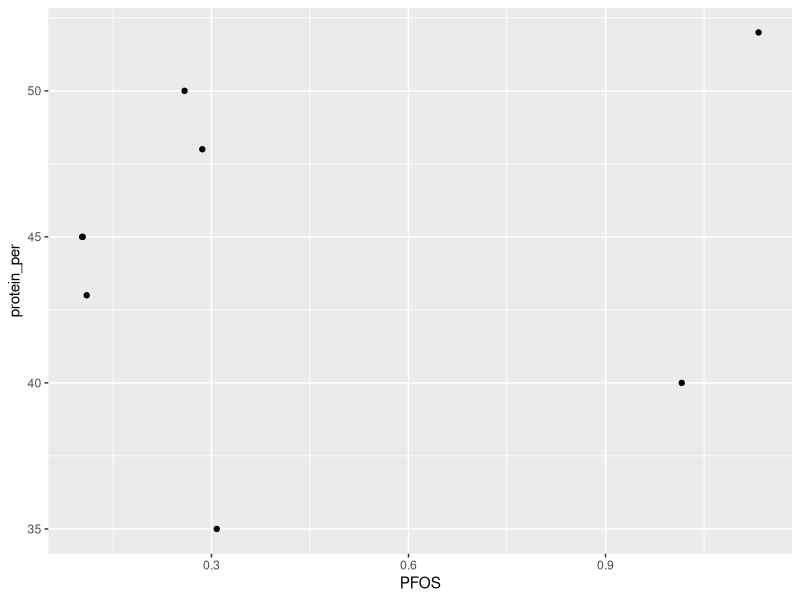
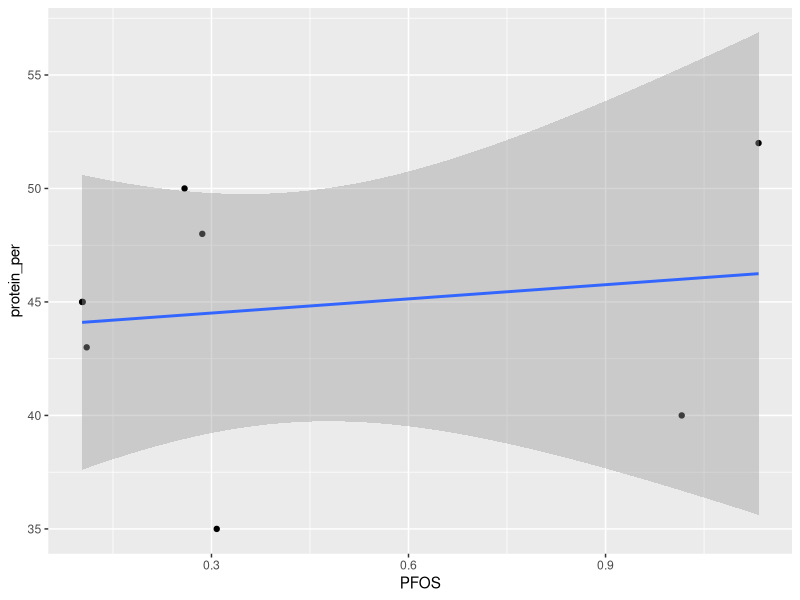
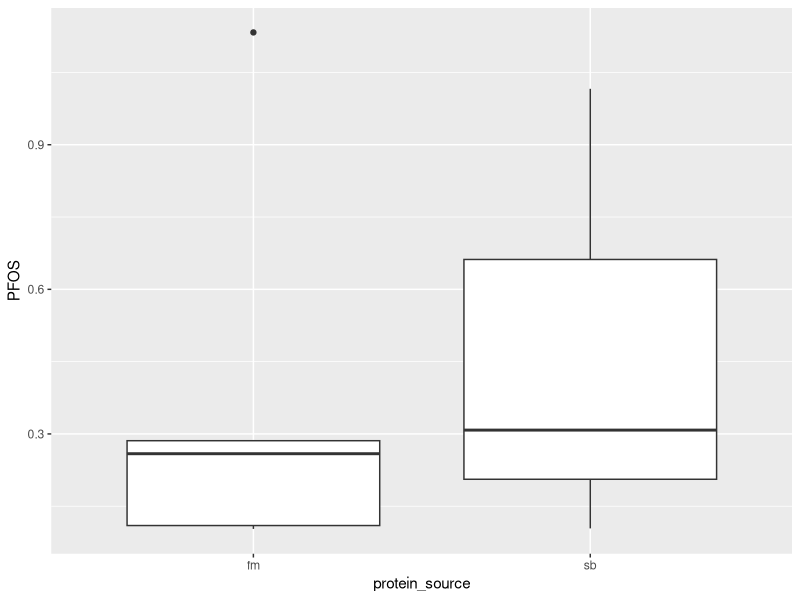
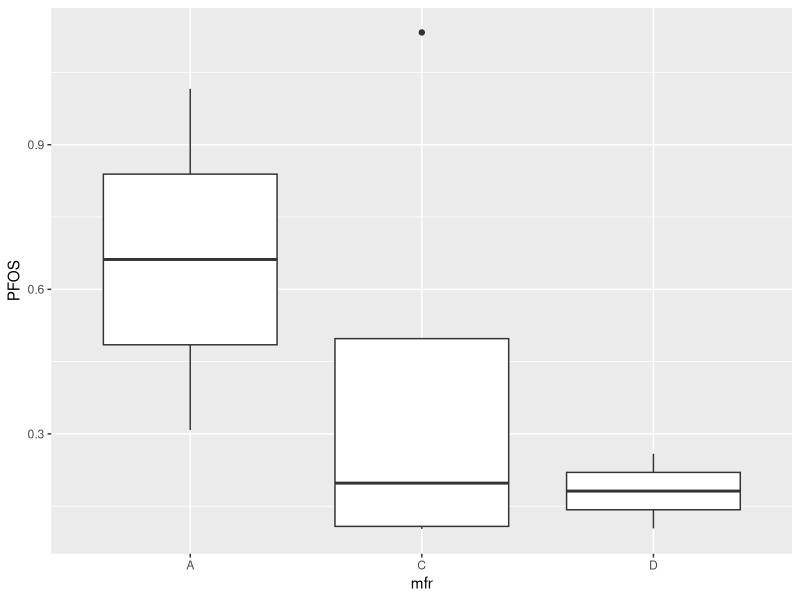

Write R code to recreate these figures, in order.
## ---- chunk 1
knitr::opts_chunk$set(echo = TRUE)
## ---- chunk 2
library(nlme)

# Read in raw data
feeds <- read.csv('feed_pfas.csv')

# Count occurrences of each unique value in the mfr (manufacturer) column
mfr_counts <- table(feeds$mfr)
print(mfr_counts)
# Because manufacturers B and E have occurrences of less than 3, I will omit them from my analyses

# Count occurrences of each unique value in the protein_source column
protein_source_counts <- table(feeds$protein_source)
print(protein_source_counts)
# Likewise, because protein sources 'ap' and 'pp' each only occur once, I will omit them from my analyses.

# Subset the data to exclude certain protein_source and mfr values
excluded_ps <- c('ap', 'pp')
excluded_mfr <- c('B', 'E')
subset_feeds <- subset(feeds, !(protein_source %in% excluded_ps) & !(mfr %in% excluded_mfr))

# Factor categorical variables
subset_feeds$mfr <- factor(subset_feeds$mfr)
subset_feeds$protein_source <- factor(subset_feeds$protein_source)
## ---- chunk 3
### PFOS Model

# Run the multiple linear regression
PFOSmodel <- lm(PFOS ~ protein_per + protein_source + mfr, data = subset_feeds)

# View the summary of the model
summary(PFOSmodel)

### scatter plot of protein % and PFOS
library(ggplot2)
ggplot(subset_feeds, aes(x = PFOS, y = protein_per)) +
  geom_point()
ggplot(subset_feeds, aes(x = PFOS, y = protein_per)) +
  geom_point() +
  geom_smooth(method = "lm")

# Boxplot of protein source and PFOS
ggplot(subset_feeds, aes(x = protein_source, y = PFOS)) +
  geom_boxplot()

# Boxplot of manufacturer and PFOS
ggplot(subset_feeds, aes(x = mfr, y = PFOS)) +
  geom_boxplot()
## ---- chunk 4
### PFNA Model

# Run the multiple linear regression
PFNAmodel <- lm(PFNA ~ protein_per + protein_source + mfr, data = subset_feeds)

# View the summary of the model
summary(PFNAmodel)

# Nothing significant. This is likely due to low power and low variability. The LOD (limit of detection) was used for about half of the feeds, and the LOD varies little between each feed (~0.101 - 0.103 ng/g), so there is low likelihood of significant differences. 

## ---- chunk 5
### PFDA Model

# Run the multiple linear regression
PFDAmodel <- lm(PFDA ~ protein_per + protein_source + mfr, data = subset_feeds)

# View the summary of the model
summary(PFDAmodel)
## ---- chunk 6
### PFUnA Model

# Run the multiple linear regression
PFUnAmodel <- lm(PFUnA ~ protein_per + protein_source + mfr, data = subset_feeds)

# View the summary of the model
summary(PFUnAmodel)
## ---- chunk 7
# Overall, it appears that PFOS is the only compound that appears to differ significantly between manufacturers and protein percentage. 
# The other three compounds found no significant differences. There are several explanations and conclusions that can be drawn from this. 
# Firstly, as mentioned above, the limit of detection (LOD) was used as the concentration of PFNA, PFDA, and PFUnA in some of the feeds. 
# The LOD is the lowest concentration that can be reliably detected and distinguished from background noise. 
# Therefore, it is likely that for the feeds in which the LOD was used, then that compound was either very low or not present. 
# Because the LOD was used in about half of the feeds for each of the three compounds, there is likely to be no significant differences. 

# Next, we can conclude that there are little amounts of PFAS compounds present in commercial fish feeds. 
# PFOS was the only compound that was present in all of the feeds tested, and there were some significant differences in PFOS between manufacturers and protein percentages. 
# PFOS is the most widespread PFAS compound currently known, so it is not surprising to see it in every feed. 
